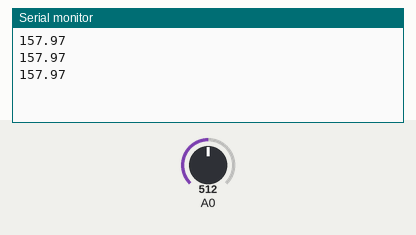
The sketch below on a simulated Arduino Uno, built with avr-gcc and run on an emulated ATmega328P. Shown: the last lines printed to the serial monitor. The test bench sets the inputs (shaded band); at power-on: A0 = 512.

Above: at 1.2 s.
1.3 s: A0 set to 716
At 1.82 s:
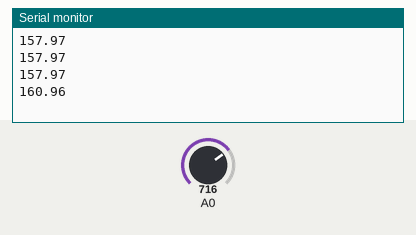
2.8 s: A0 set to 900
At 2.99 s:
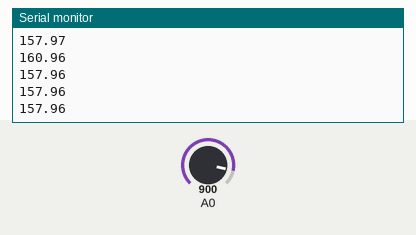
Timing chart, 0 to 5.8 s (numbered marks = the images above; inputs shaded):
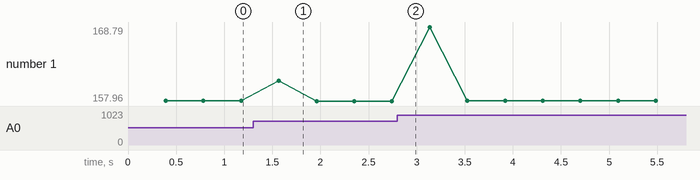

Measured:
- after the input at 1.3 s, the serial monitor: prints a new line after 0.27 s (image 1)
- plotted number 1: 157.97 → 157.96 after the input at 1.3 s

The sketch:

audiofrequencydetectorv1_revised.ino.ino
```cpp
// (licence header left out)
#include "arduinoFFT.h"

 // 256/128 = 2 which means +/- 1 Hz
#define SAMPLES 128             //SAMPLES-pt FFT. Must be a base 2 number. Max 128 for Arduino Uno.
#define SAMPLING_FREQUENCY 600 //Ts = Based on Nyquist, must be 2 times the highest expected frequency.

arduinoFFT FFT = arduinoFFT();

unsigned int samplingPeriod;
unsigned long microSeconds;

double vReal[SAMPLES]; //create vector of size SAMPLES to hold real values
double vImag[SAMPLES]; //create vector of size SAMPLES to hold imaginary values

void setup()
{
    Serial.begin(115200); //Baud rate for the Serial Monitor
    samplingPeriod = round(1000000*(1.0/SAMPLING_FREQUENCY)); //Period in microseconds
}

void loop()
{
    /*Sample SAMPLES times*/
    for(int i=0; i< 50; i++){
    for(int i=0; i<SAMPLES; i++)
    {
        microSeconds = micros();    //Returns the number of microseconds since the Arduino board began running the current script.

        vReal[i] = analogRead(0); //Reads the value from analog pin 0 (A0), quantize it and save it as a real term.
        vImag[i] = 0; //Makes imaginary term 0 always

        /*remaining wait time between samples if necessary*/
        while(micros() < (microSeconds + samplingPeriod))
        {
          //do nothing
        }
    }

    /*Perform FFT on samples*/
    FFT.Windowing(vReal, SAMPLES, FFT_WIN_TYP_HAMMING, FFT_FORWARD);
    FFT.Compute(vReal, vImag, SAMPLES, FFT_FORWARD);
    FFT.ComplexToMagnitude(vReal, vImag, SAMPLES);
    double Freq[SAMPLES/2];
    //double Freq = vReal[(SAMPLES/2) : (SAMPLES-1)];
    //Freq = vReal[SAMPLES/2 : (SAMPLES-1)];

    for (int i= 0; i< SAMPLES; i++){
      if ((i > SAMPLES/4) && (i < SAMPLES/2)){
        vReal[i]= vReal[i];
      }
      else{
        vReal[i] = 0;
      }
      //Freq[i] = vReal[SAMPLES/2 + i];
    }


    /*Find peak frequency and print peak*/
    double peak = FFT.MajorPeak(vReal, SAMPLES, SAMPLING_FREQUENCY);
    Serial.println(peak);     //Print out the most dominant frequency.
    }

    /*Script stops here. Hardware reset required.*/
    //while (1); //do one time

   // B2 123.47 D3 146.83


}
```
